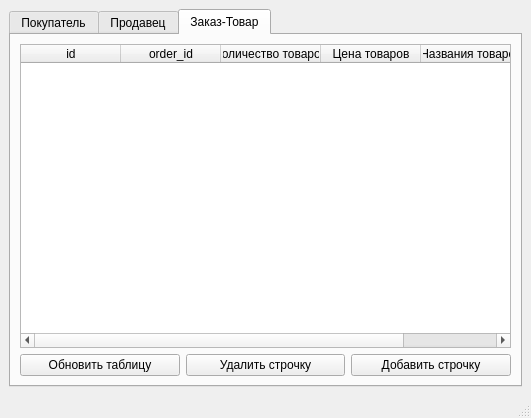
<?xml version="1.0" encoding="UTF-8"?>
<ui version="4.0">
 <class>MainWindow</class>
 <widget class="QMainWindow" name="MainWindow">
  <property name="geometry">
   <rect>
    <x>0</x>
    <y>0</y>
    <width>531</width>
    <height>418</height>
   </rect>
  </property>
  <property name="windowTitle">
   <string>MainWindow</string>
  </property>
  <widget class="QWidget" name="centralwidget">
   <layout class="QVBoxLayout" name="verticalLayout">
    <item>
     <widget class="QTabWidget" name="tabWidget">
      <property name="sizePolicy">
       <sizepolicy hsizetype="Expanding" vsizetype="Expanding">
        <horstretch>0</horstretch>
        <verstretch>0</verstretch>
       </sizepolicy>
      </property>
      <property name="layoutDirection">
       <enum>Qt::LeftToRight</enum>
      </property>
      <property name="currentIndex">
       <number>2</number>
      </property>
      <widget class="QWidget" name="tab">
       <attribute name="title">
        <string>Покупатель</string>
       </attribute>
       <widget class="QWidget" name="layoutWidget">
        <property name="geometry">
         <rect>
          <x>6</x>
          <y>6</y>
          <width>501</width>
          <height>341</height>
         </rect>
        </property>
        <layout class="QVBoxLayout" name="verticalLayout_2">
         <item>
          <widget class="QTableWidget" name="tableWidget">
           <property name="selectionMode">
            <enum>QAbstractItemView::ExtendedSelection</enum>
           </property>
           <property name="selectionBehavior">
            <enum>QAbstractItemView::SelectRows</enum>
           </property>
           <attribute name="horizontalHeaderStretchLastSection">
            <bool>true</bool>
           </attribute>
           <attribute name="verticalHeaderVisible">
            <bool>false</bool>
           </attribute>
           <attribute name="verticalHeaderStretchLastSection">
            <bool>false</bool>
           </attribute>
           <column>
            <property name="text">
             <string>id</string>
            </property>
           </column>
           <column>
            <property name="text">
             <string>ФИО</string>
            </property>
           </column>
           <column>
            <property name="text">
             <string>Город</string>
            </property>
           </column>
          </widget>
         </item>
         <item>
          <layout class="QHBoxLayout" name="horizontalLayout_2">
           <item>
            <widget class="QPushButton" name="pushButtonUpdatePokup">
             <property name="sizePolicy">
              <sizepolicy hsizetype="Minimum" vsizetype="Fixed">
               <horstretch>0</horstretch>
               <verstretch>0</verstretch>
              </sizepolicy>
             </property>
             <property name="text">
              <string>Обновить таблицу</string>
             </property>
             <property name="iconSize">
              <size>
               <width>10</width>
               <height>12</height>
              </size>
             </property>
            </widget>
           </item>
           <item>
            <widget class="QPushButton" name="pushButtonDeletePokup">
             <property name="text">
              <string>Удалить строчку</string>
             </property>
            </widget>
           </item>
           <item>
            <widget class="QPushButton" name="pushButtonAddPokup">
             <property name="text">
              <string>Добавить строчку</string>
             </property>
            </widget>
           </item>
          </layout>
         </item>
        </layout>
       </widget>
      </widget>
      <widget class="QWidget" name="tab_2">
       <attribute name="title">
        <string>Продавец</string>
       </attribute>
       <widget class="QWidget" name="layoutWidget">
        <property name="geometry">
         <rect>
          <x>0</x>
          <y>3</y>
          <width>511</width>
          <height>351</height>
         </rect>
        </property>
        <layout class="QVBoxLayout" name="verticalLayout_3">
         <item>
          <widget class="QTableWidget" name="tableWidget_2">
           <property name="selectionMode">
            <enum>QAbstractItemView::ExtendedSelection</enum>
           </property>
           <property name="selectionBehavior">
            <enum>QAbstractItemView::SelectRows</enum>
           </property>
           <attribute name="horizontalHeaderStretchLastSection">
            <bool>true</bool>
           </attribute>
           <attribute name="verticalHeaderVisible">
            <bool>false</bool>
           </attribute>
           <attribute name="verticalHeaderStretchLastSection">
            <bool>false</bool>
           </attribute>
           <column>
            <property name="text">
             <string>id</string>
            </property>
           </column>
           <column>
            <property name="text">
             <string>ФИО</string>
            </property>
           </column>
           <column>
            <property name="text">
             <string>Рейтинг</string>
            </property>
           </column>
           <column>
            <property name="text">
             <string>Название магазина</string>
            </property>
           </column>
          </widget>
         </item>
         <item>
          <layout class="QHBoxLayout" name="horizontalLayout">
           <item>
            <widget class="QPushButton" name="pushButtonUpdateProdov">
             <property name="text">
              <string>Обновить таблицу</string>
             </property>
            </widget>
           </item>
           <item>
            <widget class="QPushButton" name="pushButtonDeleteProdov">
             <property name="text">
              <string>Удалить строчку</string>
             </property>
            </widget>
           </item>
           <item>
            <widget class="QPushButton" name="pushButtonAddProdov">
             <property name="text">
              <string>Добавить строчку</string>
             </property>
            </widget>
           </item>
          </layout>
         </item>
        </layout>
       </widget>
      </widget>
      <widget class="QWidget" name="tab_4">
       <attribute name="title">
        <string>Заказ-Товар</string>
       </attribute>
       <layout class="QVBoxLayout" name="verticalLayout_5">
        <item>
         <widget class="QTableWidget" name="tableWidget_10">
          <property name="selectionMode">
           <enum>QAbstractItemView::ExtendedSelection</enum>
          </property>
          <property name="selectionBehavior">
           <enum>QAbstractItemView::SelectRows</enum>
          </property>
          <attribute name="horizontalHeaderStretchLastSection">
           <bool>true</bool>
          </attribute>
          <attribute name="verticalHeaderVisible">
           <bool>false</bool>
          </attribute>
          <attribute name="verticalHeaderStretchLastSection">
           <bool>false</bool>
          </attribute>
          <column>
           <property name="text">
            <string>id</string>
           </property>
          </column>
          <column>
           <property name="text">
            <string>order_id</string>
           </property>
          </column>
          <column>
           <property name="text">
            <string>Количество товаров</string>
           </property>
          </column>
          <column>
           <property name="text">
            <string>Цена товаров</string>
           </property>
          </column>
          <column>
           <property name="text">
            <string>Названия товаров</string>
           </property>
          </column>
         </widget>
        </item>
        <item>
         <layout class="QHBoxLayout" name="horizontalLayout_4">
          <item>
           <widget class="QPushButton" name="pushButtonUpdateZakazTovar">
            <property name="text">
             <string>Обновить таблицу</string>
            </property>
           </widget>
          </item>
          <item>
           <widget class="QPushButton" name="pushButtonDeleteZakazTovar">
            <property name="text">
             <string>Удалить строчку</string>
            </property>
           </widget>
          </item>
          <item>
           <widget class="QPushButton" name="pushButtonAddZakazTovar">
            <property name="text">
             <string>Добавить строчку</string>
            </property>
           </widget>
          </item>
         </layout>
        </item>
       </layout>
      </widget>
     </widget>
    </item>
   </layout>
  </widget>
  <widget class="QMenuBar" name="menubar">
   <property name="geometry">
    <rect>
     <x>0</x>
     <y>0</y>
     <width>531</width>
     <height>18</height>
    </rect>
   </property>
  </widget>
  <widget class="QStatusBar" name="statusbar"/>
 </widget>
 <resources/>
 <connections/>
</ui>
